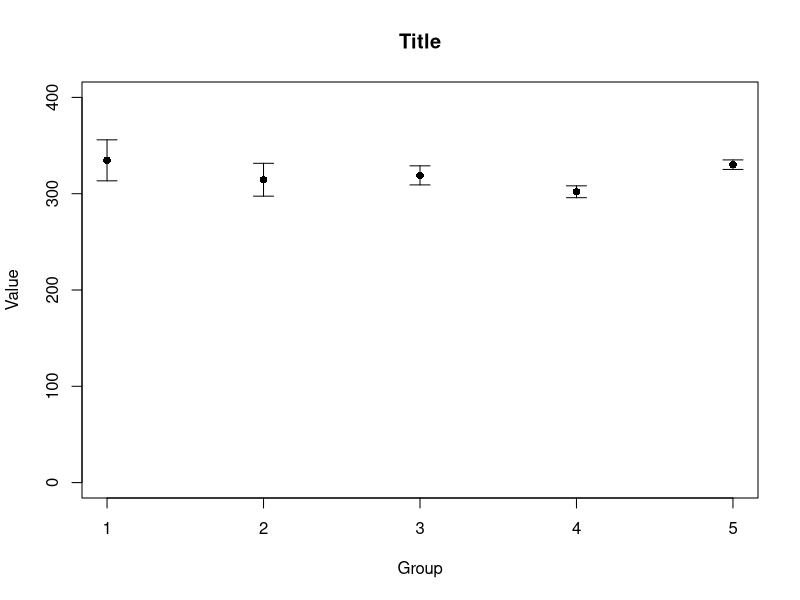
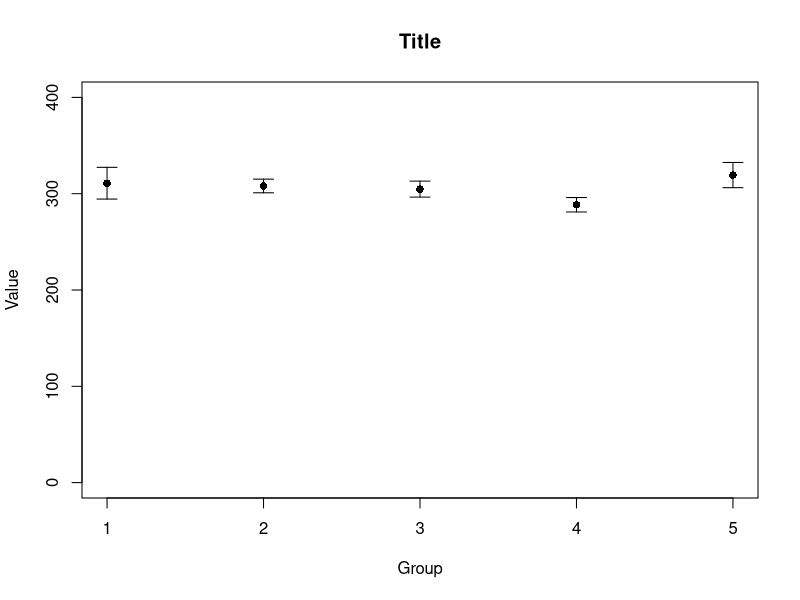
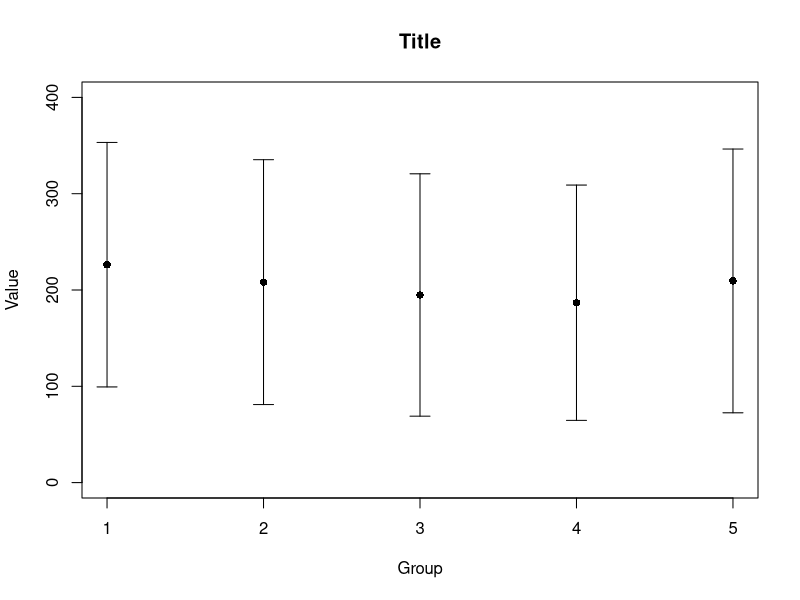
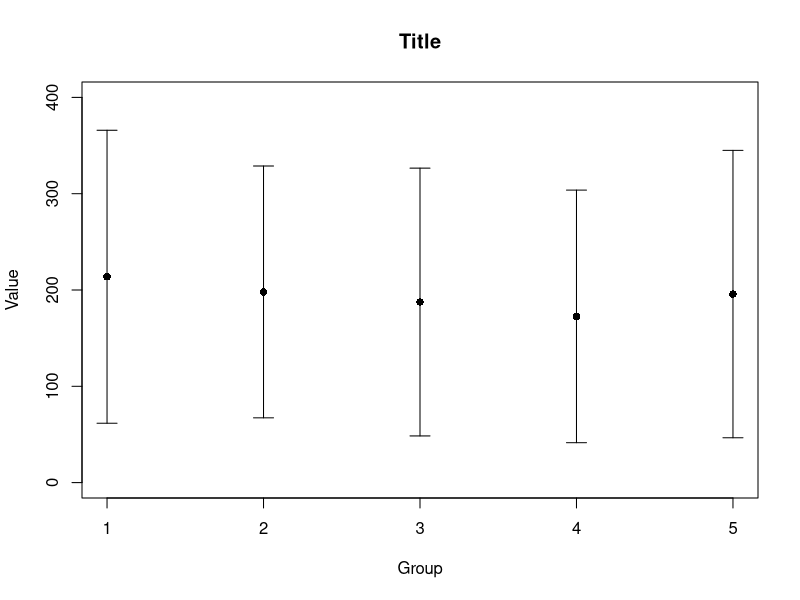

Write the R code that produced these figures, in order. (Note: this script raises an error after producing the figures.)
# MOLGEN R Project 
# Citrate Concentration Data Analysis Script 
# Written By: Kilian Zindel
# 
# ___
# TODO: 
# - [x] Reorganize CSV file
# - [x] Read CSV file into data.frame
# - [x] Calcualte mean and sd for each datapoint 
# - [x] Output to CSV file, format tables in excel 
# - [x] Plot: time on the x-axis, citrate concentration [OD420] on the y-axis 
# - [ ] Fix mean/sd table, group by replicant, not by generation!! 
# - [ ] Plot mean and sd using error bars 

# read in data from .csv file
data <- read.csv("Data_Citrate_concentrations_reorganized.csv", header=TRUE, sep=",")

# rename the columns to make things easier 
colnames(data) <- c("Gen", "time", "repl", "OD420")

# calculate mean and standard deviation for each data points
# create table to store results 
table <- data.frame(Generation=character(), Replicant=numeric(), mean=numeric(), stddev=numeric())
Generations <- list('A', 'B', 'C', 'D')

# get mean and stddev for OD420 values of each generation in each replicant
for (generation in Generations) {
  for (replicant in 1:5) {
    OD420 = subset(data, repl == replicant & Gen == generation)[['OD420']]
    dpmean = mean(OD420)
    dpsd = sd(OD420)
    # print(paste("For replicant", replicant, "and generation", generation, "the mean is", dpmean, "and the standard deviation is", dpsd))
    # add to table 
    table <- rbind(table, data.frame(Generation=generation, Replicant=replicant, mean=dpmean, stddev=dpsd))
  }
  # get subset of table for this generation, plot mean & stddev of each replicant
  genData <- subset(table, Generation==generation)
  means <- genData[["mean"]]
  sds <- genData[["stddev"]]
  plot(means ~ genData[['Replicant']], ylim=c(0,400), pch=16, xlab="Group", ylab="Value", main="Title")
  arrows(x0=1:5, y0=means-sds, y1=means+sds, angle=90, code=3, length=0.1)
}

# write table-1 to csv file
write.csv(table, "plots/table-1.csv")
# print("TABLE 1: mean and standard deviation for each generation in each replicant.")
# print(table)


table2 <- data.frame(Generation=character(), mean=numeric(), stddev=numeric())

# get mean and stddev for OD420 valyes of each generation across all replicants 
for (generation in Generations) {
  datapoint = subset(data, Gen == generation)[['OD420']]
  dpmean = mean(datapoint)
  dpsd = sd(datapoint) 
  table2 <- rbind(table2, data.frame(Generation=generation, mean=dpmean, stddev=dpsd))
}

write.csv(table2, "plots/table-2.csv")
#print("TABLE 2: mean and standard deviation for each generation across all replicants combined.")
#print(table2)

# make plots
for (replicant in 1:5) {
  # open png device
  png(paste(paste("plots/plot", 1, replicant, sep='-'), ".png", sep=""), width=800, height=600)
  
  genA = subset(data, repl == replicant & Gen == 'A')[['OD420']]
  genB = subset(data, repl == replicant & Gen == 'B')[['OD420']]
  genC = subset(data, repl == replicant & Gen == 'C')[['OD420']]
  genD = subset(data, repl == replicant & Gen == 'D')[['OD420']]
  
  title = paste(paste("plot", 1, replicant, sep='-'), "Citrate Concentrations in the culture medium of E. coli", sep=": ")
  plot(genA, type = 'l', ylim=c(0,400), col='blue', main=title, ylab='OD420', xlab='Time (h)')
  lines(genB, type = 'l', col='red')  
  lines(genC, type = 'l', col='purple')
  lines(genD, type = 'l', col='green')
  legend("bottomleft", legend=c("Gen A", "Gen B", "Gen C", "Gen D"), col=c("blue", "red", "purple", "green"), lty=1, pch=1)
  
  # close png device (write) 
  dev.off()
}

# make plot with OD420 averaged across all 5 replicants
# open png device
png("plots/plot-2.png", width=800, height=600)

# Subset Gen A data across all replicants, group by time, calculate mean
genA_data <- subset(data, Gen == 'A')
genA_mean <- aggregate(OD420 ~ time, data = genA_data, mean, na.rm = TRUE)
genB_data <- subset(data, Gen == 'B')
genB_mean <- aggregate(OD420 ~ time, data = genB_data, mean, na.rm = TRUE)
genC_data <- subset(data, Gen == 'C')
genC_mean <- aggregate(OD420 ~ time, data = genC_data, mean, na.rm = TRUE)
genD_data <- subset(data, Gen == 'D')
genD_mean <- aggregate(OD420 ~ time, data = genD_data, mean, na.rm = TRUE)

title = "Plot-2: Citrate Concentrations in the culture medium of E. coli"
plot(genA_mean, type = 'l', ylim=c(0,400), col='blue', main=title, ylab='OD420', xlab='Time (h)')
lines(genB_mean, type = 'l', col='red')  
lines(genC_mean, type = 'l', col='purple')
lines(genD_mean, type = 'l', col='green')
legend("bottomleft", legend=c("Gen A", "Gen B", "Gen C", "Gen D"), col=c("blue", "red", "purple", "green"), lty=1, pch=1)

# close png device (write) 
dev.off()


